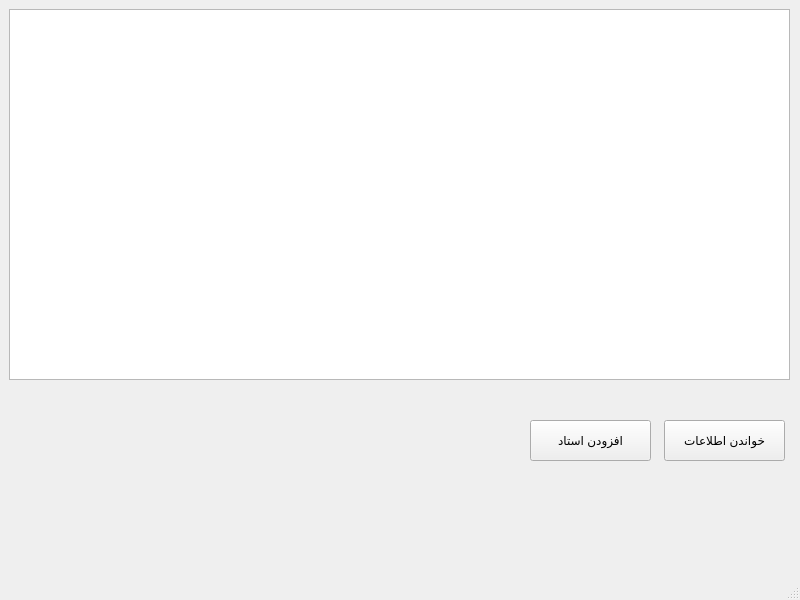
<?xml version="1.0" encoding="UTF-8"?>
<ui version="4.0">
 <class>ProfessorsListForm</class>
 <widget class="QMainWindow" name="ProfessorsListForm">
  <property name="geometry">
   <rect>
    <x>0</x>
    <y>0</y>
    <width>800</width>
    <height>600</height>
   </rect>
  </property>
  <property name="windowTitle">
   <string>MainWindow</string>
  </property>
  <widget class="QWidget" name="centralwidget">
   <widget class="QTableView" name="ProfessorsTable">
    <property name="geometry">
     <rect>
      <x>9</x>
      <y>9</y>
      <width>781</width>
      <height>371</height>
     </rect>
    </property>
   </widget>
   <widget class="QPushButton" name="readData">
    <property name="geometry">
     <rect>
      <x>664</x>
      <y>420</y>
      <width>121</width>
      <height>41</height>
     </rect>
    </property>
    <property name="text">
     <string>خواندن اطلاعات</string>
    </property>
   </widget>
   <widget class="QPushButton" name="addProfessor">
    <property name="geometry">
     <rect>
      <x>530</x>
      <y>420</y>
      <width>121</width>
      <height>41</height>
     </rect>
    </property>
    <property name="text">
     <string>افزودن استاد</string>
    </property>
   </widget>
  </widget>
  <widget class="QMenuBar" name="menubar">
   <property name="geometry">
    <rect>
     <x>0</x>
     <y>0</y>
     <width>800</width>
     <height>21</height>
    </rect>
   </property>
  </widget>
  <widget class="QStatusBar" name="statusbar"/>
 </widget>
 <resources/>
 <connections/>
</ui>
